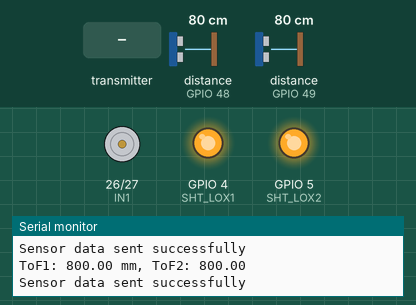
Bench run of a sketch on a simulated ESP32. On the bench: motor-driver pin pairs drawn as motors (green arrow = first pin HIGH = forward, orange = second pin HIGH = backward, longer = more drive, scaled by the enable pin), output pins drawn as LEDs (lit = HIGH), the last lines printed to the serial monitor. The inputs (shaded band) are chosen by the test bench; at power-on: distance to the obstacle (sensors on GPIO 48, GPIO 49) 80 cm.

Above: at 1.2 s.
1.3 s: the transmitter starts sending command = 1
At 1.8 s:
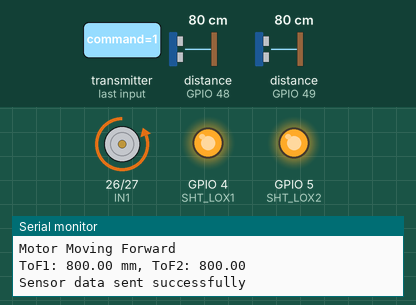
Timing chart, 0 to 4.3 s (numbered marks = the images above; inputs shaded):
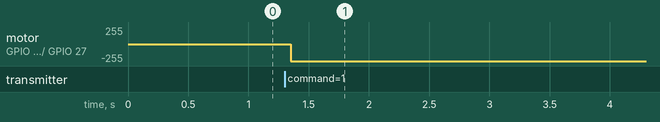

Measured:
- after the input at 1.3 s, motor on GPIO 26 (IN1) / GPIO 27 (IN2): stopped → backward 255/255 after 0.05 s

The sketch:

ESP32_Transmitter.ino
```cpp
/*
#include <esp_now.h>
#include <WiFi.h>

uint8_t receiverMAC[] = {0x4c, 0x11, 0xae, 0x66, 0x67, 0x14}; // Replace with your receiver ESP32 MAC address

typedef struct struct_message {
    float tof1;
    float tof2;
} struct_message;

struct_message sensorData;

void sendData() {
    sensorData.tof1 = 100.0;  // Replace with actual ToF sensor reading
    sensorData.tof2 = 200.0;  // Replace with actual ToF sensor reading
    esp_err_t result = esp_now_send(receiverMAC, (uint8_t*)&sensorData, sizeof(sensorData));

    if (result == ESP_OK) {
        Serial.println("Sent successfully");
    } else {
        Serial.println("Error sending");
    }
}

void setup() {
    Serial.begin(115200);
    WiFi.mode(WIFI_STA);

    if (esp_now_init() != ESP_OK) {
        Serial.println("ESP-NOW initialization failed");
        return;
    }

    esp_now_peer_info_t peerInfo;
    memcpy(peerInfo.peer_addr, receiverMAC, 6);
    peerInfo.channel = 0;
    peerInfo.encrypt = false;

    if (esp_now_add_peer(&peerInfo) != ESP_OK) {
        Serial.println("Failed to add peer");
        return;
    }

    Serial.println("ESP-NOW ready");
}

void loop() {
    sendData();
    delay(500);  // Adjust as needed
}
*/
/*
#include <esp_now.h>
#include <WiFi.h>
#include "Adafruit_VL53L0X.h"
#include <Wire.h>

// Replace with your receiver ESP32 MAC address
uint8_t receiverMAC[] = {0x4c, 0x11, 0xae, 0x66, 0x67, 0x14};

// Define ToF Sensor Addresses and Shutdown Pins
#define LOX1_ADDRESS 0x30
#define LOX2_ADDRESS 0x31
#define SHT_LOX1 4
#define SHT_LOX2 5

// VL53L0X Sensor Objects
Adafruit_VL53L0X lox1 = Adafruit_VL53L0X();
Adafruit_VL53L0X lox2 = Adafruit_VL53L0X();

typedef struct struct_message {
    float tof1;
    float tof2;
} struct_message;

struct_message sensorData;

// Function to set unique I2C addresses for two ToF sensors
void setID() {
    pinMode(SHT_LOX1, OUTPUT);
    pinMode(SHT_LOX2, OUTPUT);

    // Reset both sensors
    digitalWrite(SHT_LOX1, LOW);
    digitalWrite(SHT_LOX2, LOW);
    delay(10);

    // Activate first sensor, deactivate second
    digitalWrite(SHT_LOX1, HIGH);
    digitalWrite(SHT_LOX2, LOW);
    delay(10);

    // Initialize first sensor
    if (!lox1.begin(LOX1_ADDRESS)) {
        Serial.println("Failed to initialize VL53L0X sensor 1");
        while (1);
    }

    // Activate second sensor
    digitalWrite(SHT_LOX2, HIGH);
    delay(10);

    // Initialize second sensor
    if (!lox2.begin(LOX2_ADDRESS)) {
        Serial.println("Failed to initialize VL53L0X sensor 2");
        while (1);
    }

    Serial.println("Both ToF sensors initialized");
}

// Function to read ToF sensor data
void readToFSensors() {
    VL53L0X_RangingMeasurementData_t measure1, measure2;

    lox1.rangingTest(&measure1, false);
    lox2.rangingTest(&measure2, false);

    sensorData.tof1 = (measure1.RangeStatus != 4) ? measure1.RangeMilliMeter : -1;
    sensorData.tof2 = (measure2.RangeStatus != 4) ? measure2.RangeMilliMeter : -1;

    Serial.print("ToF1: ");
    Serial.print(sensorData.tof1);
    Serial.print(" mm, ToF2: ");
    Serial.println(sensorData.tof2);
}

// Function to send data via ESP-NOW
void sendData() {
    readToFSensors();  // Read sensor data before sending

    esp_err_t result = esp_now_send(receiverMAC, (uint8_t*)&sensorData, sizeof(sensorData));

    if (result == ESP_OK) {
        Serial.println("Sent successfully");
    } else {
        Serial.println("Error sending");
    }
}

void setup() {
    Serial.begin(115200);
    WiFi.mode(WIFI_STA);

    // Initialize ESP-NOW
    if (esp_now_init() != ESP_OK) {
        Serial.println("ESP-NOW initialization failed");
        return;
    }

    esp_now_peer_info_t peerInfo;
    memcpy(peerInfo.peer_addr, receiverMAC, 6);
    peerInfo.channel = 0;
    peerInfo.encrypt = false;

    if (esp_now_add_peer(&peerInfo) != ESP_OK) {
        Serial.println("Failed to add peer");
        return;
    }

    // Initialize ToF sensors
    setID();

    Serial.println("ESP-NOW ready");
}

void loop() {
    sendData();
    delay(500);  // Adjust as needed
}
*/
#include <esp_now.h>
#include <WiFi.h>
#include "Adafruit_VL53L0X.h"
#include <Wire.h>

// Define ToF Sensor Addresses and Shutdown Pins
#define LOX1_ADDRESS 0x30
#define LOX2_ADDRESS 0x31
#define SHT_LOX1 4
#define SHT_LOX2 5

// Motor control pins
#define ENA 33
#define IN1 26
#define IN2 27

// VL53L0X Sensor Objects
Adafruit_VL53L0X lox1 = Adafruit_VL53L0X();
Adafruit_VL53L0X lox2 = Adafruit_VL53L0X();

// Define data structures
typedef struct struct_message {
    float tof1;
    float tof2;
} struct_message;

typedef struct motor_command {
    int command;  // 1 = Forward, 2 = Backward
} motor_command;

struct_message sensorData;
motor_command motorCmd;

uint8_t receiverMAC[] = {0x4c, 0x11, 0xae, 0x66, 0x67, 0x14};  // Replace with actual receiver MAC

// Function to set unique I2C addresses for two ToF sensors
void setID() {
    pinMode(SHT_LOX1, OUTPUT);
    pinMode(SHT_LOX2, OUTPUT);

    digitalWrite(SHT_LOX1, LOW);
    digitalWrite(SHT_LOX2, LOW);
    delay(10);

    digitalWrite(SHT_LOX1, HIGH);
    digitalWrite(SHT_LOX2, LOW);
    delay(10);

    if (!lox1.begin(LOX1_ADDRESS)) {
        Serial.println("Failed to initialize VL53L0X sensor 1");
        while (1);
    }

    digitalWrite(SHT_LOX2, HIGH);
    delay(10);

    if (!lox2.begin(LOX2_ADDRESS)) {
        Serial.println("Failed to initialize VL53L0X sensor 2");
        while (1);
    }

    Serial.println("Both ToF sensors initialized");
}

// Function to read ToF sensor data
void readToFSensors() {
    VL53L0X_RangingMeasurementData_t measure1, measure2;

    lox1.rangingTest(&measure1, false);
    lox2.rangingTest(&measure2, false);

    sensorData.tof1 = (measure1.RangeStatus != 4) ? measure1.RangeMilliMeter : -1;
    sensorData.tof2 = (measure2.RangeStatus != 4) ? measure2.RangeMilliMeter : -1;

    Serial.print("ToF1: ");
    Serial.print(sensorData.tof1);
    Serial.print(" mm, ToF2: ");
    Serial.println(sensorData.tof2);
}

// Function to send sensor data to receiver
void sendData() {
    readToFSensors();
    esp_err_t result = esp_now_send(receiverMAC, (uint8_t*)&sensorData, sizeof(sensorData));

    if (result == ESP_OK) {
        Serial.println("Sensor data sent successfully");
    } else {
        Serial.println("Error sending sensor data");
    }
}

// Callback function to receive motor commands
void onReceive(const esp_now_recv_info_t *info, const uint8_t *incomingData, int len) {
    memcpy(&motorCmd, incomingData, sizeof(motorCmd));

    if (motorCmd.command == 1) {
        digitalWrite(IN1, LOW);
        digitalWrite(IN2, HIGH);
        analogWrite(ENA, 255);
        Serial.println("Motor Moving Forward");
    } else if (motorCmd.command == 2) {
        digitalWrite(IN1, HIGH);
        digitalWrite(IN2, LOW);
        analogWrite(ENA, 255);
        Serial.println("Motor Moving Backward");
    }
}

void setup() {
    Serial.begin(115200);
    WiFi.mode(WIFI_STA);

    pinMode(ENA, OUTPUT);
    pinMode(IN1, OUTPUT);
    pinMode(IN2, OUTPUT);

    if (esp_now_init() != ESP_OK) {
        Serial.println("ESP-NOW initialization failed");
        return;
    }

    esp_now_register_recv_cb(onReceive);

    esp_now_peer_info_t peerInfo;
    memcpy(peerInfo.peer_addr, receiverMAC, 6);
    peerInfo.channel = 0;
    peerInfo.encrypt = false;

    if (esp_now_add_peer(&peerInfo) != ESP_OK) {
        Serial.println("Failed to add peer");
        return;
    }

    setID();
    Serial.println("ESP-NOW ready");
}

void loop() {
    sendData();
    delay(500);
}
```
